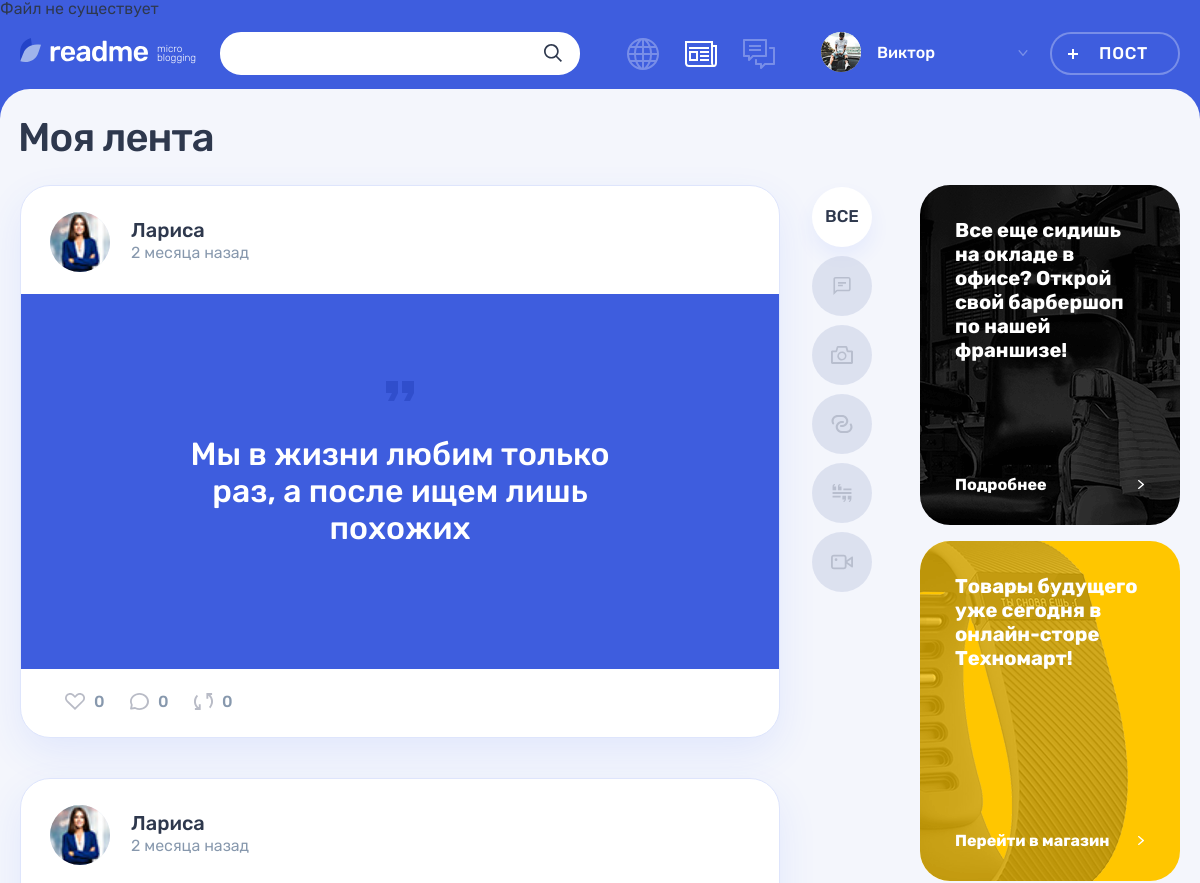
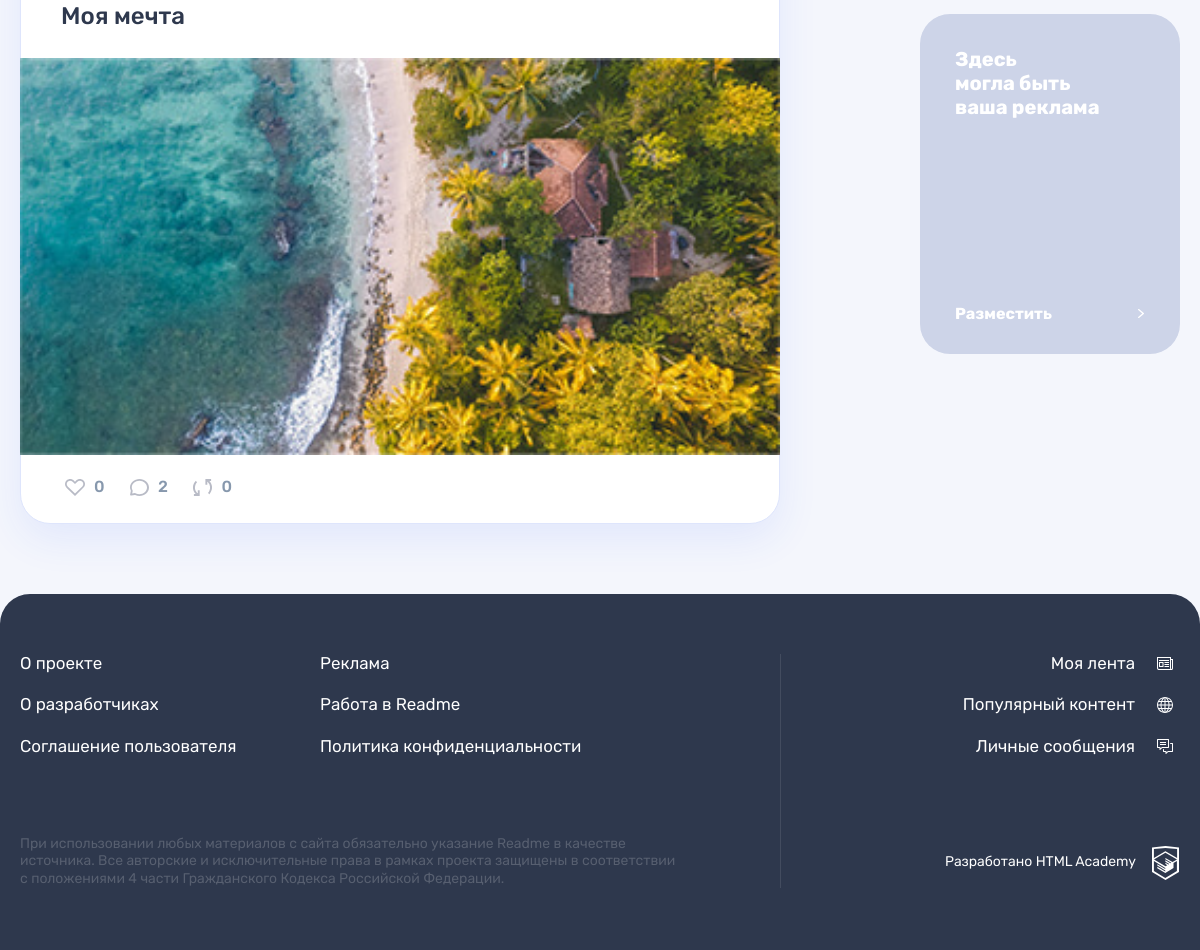
/feed.php (signed in), run on the app's committed database (2 pictures, top to bottom).
### tables this page shows
CREATE TABLE posts (
    id INT AUTO_INCREMENT PRIMARY KEY,
    title VARCHAR(128) NOT NULL,
    content TEXT,
    author VARCHAR(128),
    img VARCHAR(128),
    video VARCHAR(128),
    link VARCHAR(128),
    show_count INT,
    published_at TIMESTAMP DEFAULT CURRENT_TIMESTAMP,
    user_id INT NOT NULL,
    post_type INT NOT NULL,
    FOREIGN KEY (user_id) REFERENCES users (id) ON DELETE CASCADE,
    FOREIGN KEY (post_type) REFERENCES types (id)
);

CREATE TABLE users (
    id INT AUTO_INCREMENT PRIMARY KEY,
    name VARCHAR(128) NOT NULL UNIQUE, 
    password VARCHAR(64) NOT NULL,
    email VARCHAR(128) NOT NULL UNIQUE,
    avatar_img VARCHAR(128),
    created_at TIMESTAMP DEFAULT CURRENT_TIMESTAMP
);

CREATE TABLE types (
    id INT AUTO_INCREMENT PRIMARY KEY,
    type_name VARCHAR(128) NOT NULL UNIQUE,
    icon_class VARCHAR(128) NOT NULL UNIQUE
);

### helpers.php (called while the page is built, shortened)
<?php
function get_noun_plural_form(int $number, string $one, string $two, string $many): string
{
    $number = (int)$number;
    $mod10 = $number % 10;
    $mod100 = $number % 100;
    switch (true) {
        case ($mod10 >= 2 && $mod10 <= 4):
            return $two;
    }
}
function include_template($name, array $data = [])
{
    $name = 'templates/' . $name;
    extract($data);
    require $name;
    $result = ob_get_clean();
    return $result;
}
function filter_posts($posts)
{
    $new_posts = [];
    if ($posts) {
        foreach ($posts as $post) {
            $new_post = [];
            foreach ($post as $key => $string) {
                if (is_string($string)) {
                    $new_post[$key] = htmlspecialchars($string);
                }
            }
            array_push($new_posts, $new_post);
        }
    }
    return $new_posts;
}
function make_datetime_relative($datetime, $end_string = " назад")
{
    $ts_input = strtotime($datetime);
    $ts_now = time();
    $count_minutes = ceil(($ts_now - $ts_input) / 60);
    $string = "";
    switch ($count_minutes) {
        case $count_minutes < 60 * 24 * 365:
            $count = ceil($count_minutes / 60 / 24 / 31);
            $string = $count . get_noun_plural_form($count, " месяц", " месяца", " месяцев");
            break;
    }
    $string .= $end_string;
    return $string;
}
function make_select_query($db_link, $sql, $one = false)
{
    $result = mysqli_query($db_link, $sql);
    if ($result) {
        return mysqli_fetch_all($result, MYSQLI_ASSOC);
    }
}

### init.php (called while the page is built, shortened)
<?php
if (!isset($_SESSION['user'])) {
    header("Location: /index.php");
    exit();
} else {
    $is_auth = 1;
}
$user = $_SESSION['user'];
$header_my_nav = [
    [
        'page' => 'popular',
        'title' => 'Популярный контент'
    ],
    [
        'page' => 'feed',
        'title' => 'Моя лента'
    ],
    [
        'page' => 'messages',
        'title' => 'Личные сообщения'
    ]
];

### templates/posts-page.php (the view, shortened to what this page needs)
<?php foreach ($posts as $post): ?>
    <article class="feed__post post post-<?=$post['class']?>">
        <header class="post__header post__author">
            <a class="post__author-link" href="/profile.php?id=<?=$post['user_id']; ?>" title="Автор">
                <div class="post__avatar-wrapper">
                    <img class="post__author-avatar" src="img/<?=$post['avatar']?>" alt="Аватар пользователя" width="60" height="60">
                </div>
                <div class="post__info">
                    <b class="post__author-name"><?=$post['name']?></b>
                    <span class="post__time"><?=make_datetime_relative($post['published_at']); ?></span>
                </div>
            </a>
        </header>
        <div class="post__main">
            <?php if ($post['type'] === 'Картинка'): ?>
                <h2><a href="/post.php?id=<?=$post['id']; ?>"><?=$post['title']; ?></a></h2>
                <div class="post-<?=$post['class']; ?>__image-wrapper">
                    <img src="uploads/<?=$post['img']; ?>" alt="Фото от пользователя" width="760" height="396">
                </div>
            <?php endif; ?>
            <?php if ($post['type'] === 'Цитата'): ?>
                <blockquote>
                    <p>
                        <?=$post['content']; ?>
                    </p>
                </blockquote>
            <?php endif; ?>
        </div>
        <footer class="post__footer post__indicators">
            <div class="post__buttons">
                <a class="post__indicator post__indicator--likes button" href="/like.php?id=<?=$post['id']; ?>" title="Лайк">
                    <svg class="post__indicator-icon" width="20" height="17">
                        <use xlink:href="#icon-heart"></use>
                    </svg>
                    <span><?=$post['likes']; ?></span>
                </a>
                <a class="post__indicator post__indicator--comments button" href="#" title="Комментарии">
                    <svg class="post__indicator-icon" width="19" height="17">
                        <use xlink:href="#icon-comment"></use>
                    </svg>
                    <span><?=$post['comments']; ?></span>
                </a>
                <a class="post__indicator post__indicator--repost button" href="/repost.php?id=<?=$post['id']; ?>" title="Репост">
                    <svg class="post__indicator-icon" width="19" height="17">
                        <use xlink:href="#icon-repost"></use>
                    </svg>
                    <span><?=$post['repost_count']; ?></span>
                </a>
            </div>
        </footer>
    </article>
<?php endforeach; ?>

### templates/feed-main.php (shortened to what this page needs)
<main class="page__main page__main--feed">
    <div class="container">
        <h1 class="page__title page__title--feed">Моя лента</h1>
    </div>
    <div class="page__main-wrapper container">
        <section class="feed">
            <div class="feed__main-wrapper">
                <div class="feed__wrapper">
                    <?=$content; ?>
                </div>
            </div>
            <ul class="feed__filters filters">
                <li class="feed__filters-item filters__item">
                    <a class="filters__button <?= is_null($id) ? 'filters__button--active' : ''?>"
                        href="/feed.php?<?=http_build_query(array_merge($_GET, ['id' => null])); ?>">
                        <span>Все</span>
                    </a>
                </li>
                <?php foreach ($post_types as $type): ?>
                <li class="feed__filters-item filters__item">
                    <a class="filters__button filters__button--<?=$type['icon_class']; ?> button
                        <?php if ($id === $type['id']): ?> filters__button--active<?php endif; ?>"
                        href="/feed.php?<?=http_build_query(array_merge($_GET, [ 'id' => $type['id'] ])); ?>">
                        <svg class="filters__icon" width="22" height="18">
                            <use xlink:href="#icon-filter-<?=$type['icon_class']; ?>"></use>
                        </svg>
                    </a>
                </li>
                <?php endforeach; ?>
            </ul>
        </section>
        <aside class="promo">
            <article class="promo__block promo__block--barbershop">
                <p class="promo__text">
                    Все еще сидишь на окладе в офисе? Открой свой барбершоп по нашей франшизе!
                </p>
                <a class="promo__link" href="#">
                    Подробнее
                </a>
            </article>
            <article class="promo__block promo__block--technomart">
                <p class="promo__text">
                    Товары будущего уже сегодня в онлайн-сторе Техномарт!
                </p>
                <a class="promo__link" href="#">
                    Перейти в магазин
                </a>
            </article>
            <article class="promo__block">
                <p class="promo__text">
                    Здесь<br> могла быть<br> ваша реклама
                </p>
                <a class="promo__link" href="#">
                    Разместить
                </a>
            </article>
        </aside>
    </div>
</main>

### templates/layout.php (shortened to what this page needs)
<!DOCTYPE html>
<html lang="ru">
<head>
    <link rel="stylesheet" href="css/main.css">
</head>
<body class="page">
<header class="header">
    <div class="header__wrapper container">
        <div class="header__logo-wrapper">
            <a class="header__logo-link" href="index.php">
                <img class="header__logo" src="img/logo.svg" alt="Логотип readme" width="128" height="24">
            </a>
            <p class="header__topic">
                micro blogging
            </p>
        </div>
        <?php if ($is_auth === 1): ?>
        <form class="header__search-form form" action="/search.php" method="get">
            <div class="header__search">
                <input class="header__search-input form__input" name="query" type="search" value="<?=$search; ?>">
                <button class="header__search-button button" type="submit">
                    <svg class="header__search-icon" width="18" height="18">
                        <use xlink:href="#icon-search"></use>
                    </svg>
                </button>
            </div>
        </form>
        <?php endif; ?>
        <div class="header__nav-wrapper">
            <nav class="header__nav">
                <?php if ($is_auth === 1): ?>
                <ul class="header__my-nav">
                    <?php foreach ($header_my_nav as $element): ?>
                        <li class="header__my-page header__my-page--<?=$element['page']; ?>">
                            <a class="header__page-link<?php if ($page === $element['page']): ?> header__page-link--active"<?php else: ?>" href="<?=$element['page']; ?>.php"<?php endif; ?> title="<?=$element['title']?>">
                            </a>
                        </li>
                    <?php endforeach; ?>
                </ul>
                <ul class="header__user-nav">
                    <li class="header__profile">
                        <a class="header__profile-link" href="#">
                            <div class="header__avatar-wrapper">
                                <img class="header__profile-avatar" src="img/<?=$user['avatar_img']?>" alt="Аватар профиля">
                            </div>
                            <div class="header__profile-name">
                                <span>
                                    <?=$user['name'];?>
                                </span>
                                <svg class="header__link-arrow" width="10" height="6">
                                    <use xlink:href="#icon-arrow-right-ad"></use>
                                </svg>
                            </div>
                        </a>
                <?php endif; ?>
                    </li>
                    <?php if ($is_auth === 1): ?>
                        <?php if ($add_form): ?>
                        <li>
                            <a class="header__post-button header__post-button--active button button--transparent" href="/popular.php">Закрыть</a>
                        </li>
                        <?php else: ?>
                        <li>
                            <a class="header__post-button button button--transparent" href="/add.php">Пост</a>
                        </li>
                        <?php endif; ?>
                    <?php endif; ?>
                </ul>
            </nav>
        </div>
    </div>
</header>
<?=$content; ?>
<footer class="footer">
    <div class="footer__wrapper">
        <div class="footer__container container">
            <div class="footer__site-info">
                <div class="footer__site-nav">
                    <ul class="footer__info-pages">
                        <li class="footer__info-page">
                            <a class="footer__page-link" href="#">О проекте</a>
                        </li>
                        <li class="footer__info-page">
                            <a class="footer__page-link" href="#">Реклама</a>
                        </li>
                        <li class="footer__info-page">
                            <a class="footer__page-link" href="#">О разработчиках</a>
                        </li>
                        <li class="footer__info-page">
                            <a class="footer__page-link" href="#">Работа в Readme</a>
                        </li>
                        <li class="footer__info-page">
                            <a class="footer__page-link" href="#">Соглашение пользователя</a>
                        </li>
                        <li class="footer__info-page">
                            <a class="footer__page-link" href="#">Политика конфиденциальности</a>
                        </li>
                    </ul>
                </div>
                <p class="footer__license">
                    При использовании любых материалов с сайта обязательно указание Readme в качестве источника. Все авторские и исключительные права в рамках проекта защищены в соответствии с положениями 4 части Гражданского Кодекса Российской Федерации.
                </p>
            </div>
            <div class="footer__my-info">
                <ul class="footer__my-pages">
                    <li class="footer__my-page footer__my-page--feed">
                        <a class="footer__page-link" href="feed.php">Моя лента</a>
                    </li>
                    <li class="footer__my-page footer__my-page--popular">
                        <a class="footer__page-link" href="popular.php">Популярный контент</a>
                    </li>
                    <li class="footer__my-page footer__my-page--messages">
                        <a class="footer__page-link" href="messages.php">Личные сообщения</a>
                    </li>
                </ul>
                <div class="footer__copyright">
                    <a class="footer__copyright-link" href="#">
                        <span>Разработано HTML Academy</span>
                        <svg class="footer__copyright-logo" width="27" height="34">
                            <use xlink:href="#icon-htmlacademy"></use>
                        </svg>
                    </a>
                </div>
            </div>
        </div>
    </div>
</footer>
</body>
</html>

### feed.php (shortened to what this page needs)
<?php
require_once('helpers.php');
require_once('init.php');
$add_form = false;
if ($db_link == false) {
    print("Ошибка подключения: " . mysqli_connect_error());
} else {
    mysqli_set_charset($db_link, "utf8");
    $post_types = make_select_query($db_link, "SELECT * FROM types;");
    if (isset($_GET['id'])) {
        $id = filter_input(INPUT_GET, 'id', FILTER_SANITIZE_NUMBER_INT);
    } else {
        $id = null;
    }
    $condition = "";
    $user_id = $user['id'];
    $posts = make_select_query(
        $db_link,
        "SELECT p.*, name, avatar_img AS avatar, type_name AS type, icon_class AS class, COUNT(c.id) AS comments, COUNT(l.id) AS likes
        FROM posts p
            JOIN users us ON p.user_id = us.id
            JOIN types tp ON p.post_type = tp.id
            LEFT JOIN comments c ON p.id = c.post_id
            LEFT JOIN likes l ON l.post_id = p.id
        WHERE p.user_id IN (SELECT to_user_id FROM subscriptions WHERE user_id = $user_id)" .
        $condition .
        " GROUP BY p.id"
    );
}
$post_content = include_template('posts-page.php', [
    'posts' => filter_posts($posts)
]);
$page_content = include_template('feed-main.php', [
    'content' => $post_content,
    'id' => $id,
    'post_types' => $post_types
]);
$layout_content = include_template('layout.php', [
    'content' => $page_content,
    'title' => 'readme: моя лента',
    'user' => $user,
    'page' => 'feed',
    'header_my_nav' => $header_my_nav,
    'is_auth' => $is_auth,
    'add_form' => $add_form
]);
print($layout_content);

### data on the page
posts: user.avatar_img (picture), user.name "Лариса", published_at "2 месяца назад", content "Мы в жизни любим только раз, а после ищем лишь похожих", likes "0", comments "0", repost_count "0"
posts: user.avatar_img (picture), user.name "Лариса", published_at "2 месяца назад", title "Моя мечта", img (picture), likes "0", comments "2", repost_count "0"

### other printed values
$user['name'] "Виктор"
